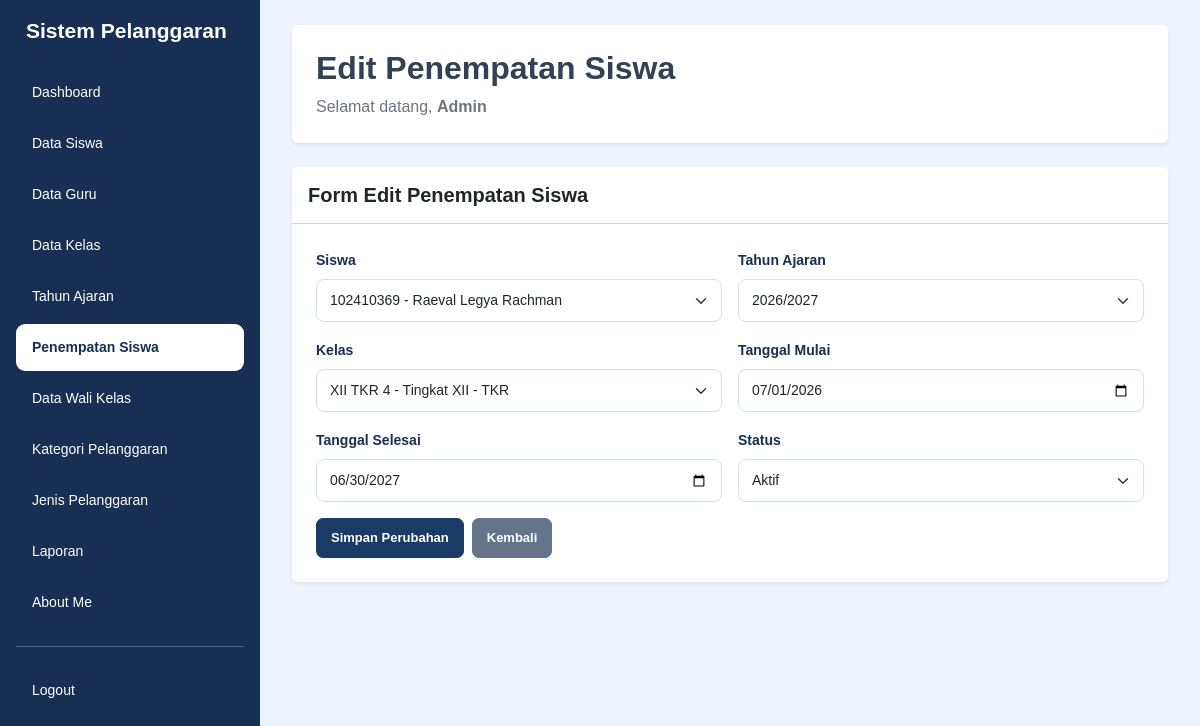
The app's page /edit_penempatan_siswa.php?id=139 (signed in) with its own data.
### tables this page shows
CREATE TABLE `t_kelas_siswa` (
  `id` int(11) NOT NULL,
  `siswa_id` int(11) NOT NULL,
  `tahun_ajaran_id` int(11) NOT NULL,
  `kelas_id` int(11) NOT NULL,
  `tanggal_mulai` date NOT NULL,
  `tanggal_selesai` date NOT NULL,
  `status_aktif` tinyint(1) NOT NULL,
  `created_at` timestamp NOT NULL DEFAULT current_timestamp(),
  `updated_at` timestamp NOT NULL DEFAULT current_timestamp()
);

CREATE TABLE `t_siswa` (
  `id` int(11) NOT NULL,
  `nis` varchar(30) NOT NULL,
  `nisn` varchar(20) NOT NULL,
  `nama` varchar(150) NOT NULL,
  `jenis_kelamin` char(1) NOT NULL,
  `tanggal_lahir` date NOT NULL,
  `alamat` text NOT NULL,
  `status_aktif` tinyint(1) NOT NULL,
  `created_at` timestamp NOT NULL DEFAULT current_timestamp(),
  `updated_at` timestamp NOT NULL DEFAULT current_timestamp()
);

CREATE TABLE `t_tahun_ajaran` (
  `id` int(11) NOT NULL,
  `nama` varchar(20) NOT NULL,
  `tanggal_mulai` date NOT NULL,
  `tanggal_selesai` date NOT NULL,
  `status_aktif` tinyint(1) NOT NULL,
  `created_at` timestamp NOT NULL DEFAULT current_timestamp(),
  `updated_at` timestamp NOT NULL DEFAULT current_timestamp()
);

CREATE TABLE `t_kelas` (
  `id` int(11) NOT NULL,
  `nama` varchar(100) NOT NULL,
  `tingkat` varchar(20) NOT NULL,
  `jurusan` varchar(100) NOT NULL,
  `status_aktif` tinyint(1) NOT NULL,
  `created_at` timestamp NOT NULL DEFAULT current_timestamp(),
  `updated_at` timestamp NOT NULL DEFAULT current_timestamp()
);

### edit_penempatan_siswa.php (the view, shortened to what this page needs)
<?php
include 'config/koneksi.php';
$name = $_SESSION['name'] ?? 'Admin';
$halaman = basename($_SERVER['PHP_SELF']);
$id = (int) $_GET['id'];
$stmt = mysqli_prepare($koneksi, "
    SELECT *
    FROM t_kelas_siswa
    WHERE id = ?
");
mysqli_stmt_bind_param($stmt, "i", $id);
mysqli_stmt_execute($stmt);
$data = mysqli_fetch_assoc(mysqli_stmt_get_result($stmt));
$siswa = mysqli_query($koneksi, "
    SELECT id, nis, nama
    FROM t_siswa
    WHERE status_aktif = 1
    ORDER BY nama ASC
");
$tahun = mysqli_query($koneksi, "
    SELECT id, nama
    FROM t_tahun_ajaran
    WHERE status_aktif = 1
    ORDER BY id DESC
");
$kelas = mysqli_query($koneksi, "
    SELECT id, nama, tingkat, jurusan
    FROM t_kelas
    WHERE status_aktif = 1
    ORDER BY nama ASC
");
?>
<!DOCTYPE html>
<html lang="id">
<head>
    <link href="https://cdn.jsdelivr.net/npm/bootstrap@5.3.8/dist/css/bootstrap.min.css"
          rel="stylesheet">
    <link rel="stylesheet" href="style/style.css">
</head>
<body class="bg-light">
<div class="container-fluid">
    <div class="row">
        <div class="sidebar col-md-3 col-lg-2 position-fixed top-0 start-0 vh-100 p-3 overflow-auto">
            <h4 class="text-white mb-4">Sistem Pelanggaran</h4>
            <ul class="nav nav-pills flex-column gap-1">
                <li class="nav-item">
                    <a href="dashboard.php" class="nav-link text-white">Dashboard</a>
                </li>
                <li class="nav-item">
                    <a href="data_siswa.php" class="nav-link text-white">Data Siswa</a>
                </li>
                <li class="nav-item">
                    <a href="data_guru.php" class="nav-link text-white">Data Guru</a>
                </li>
                <li class="nav-item">
                    <a href="data_kelas.php" class="nav-link text-white">Data Kelas</a>
                </li>
                <li class="nav-item">
                    <a href="data_tahun_ajaran.php" class="nav-link text-white">Tahun Ajaran</a>
                </li>
                <li class="nav-item">
                    <a href="data_penempatan_siswa.php" class="nav-link <?= $halaman == 'edit_penempatan_siswa.php' ? 'active' : 'text-white'; ?>">Penempatan Siswa</a>
                </li>
                <li class="nav-item">
                    <a href="data_wali_kelas.php" class="nav-link text-white">Data Wali Kelas</a>
                </li>
                <li class="nav-item">
                    <a href="data_kategori_pelanggaran.php" class="nav-link text-white">Kategori Pelanggaran</a>
                </li>
                <li class="nav-item">
                    <a href="data_jenis_pelanggaran.php" class="nav-link text-white">Jenis Pelanggaran</a>
                </li>
                <li class="nav-item">
                    <a href="laporan.php" class="nav-link text-white">Laporan</a>
                </li>
                <li class="nav-item">
                    <a href="about_me.php" class="nav-link text-white">About Me</a>
                </li>
                <hr class="border-white">
                <li class="nav-item">
                    <a href="logout.php" class="nav-link text-white">Logout</a>
                </li>
            </ul>
        </div>
        <main class="content-main">
            <div class="page-content">
                <div class="bg-white rounded shadow-sm p-4 mb-4">
                    <h2 class="fw-bold">Edit Penempatan Siswa</h2>
                    <p class="text-secondary mb-0">
                        Selamat datang,
                        <b><?= htmlspecialchars($name); ?></b>
                    </p>
                </div>
                <div class="card shadow-sm border-0">
                    <div class="card-header bg-white py-3">
                        <h5 class="mb-0 fw-bold">Form Edit Penempatan Siswa</h5>
                    </div>
                    <div class="card-body p-4">
                        <form action="proses_edit_penempatan.php" method="POST">
                            <div class="row g-3">
                                <div class="col-md-6">
                                    <label class="form-label">Siswa</label>
                                    <select name="siswa_id" class="form-select" required>
                                        <?php while ($s = mysqli_fetch_assoc($siswa)) { ?>
                                            <option value="<?= (int) $s['id']; ?>"
                                                <?= $data['siswa_id'] == $s['id'] ? 'selected' : ''; ?>>
                                                <?= htmlspecialchars($s['nis'] . ' - ' . $s['nama']); ?>
                                            </option>
                                        <?php } ?>
                                    </select>
                                </div>
                                <div class="col-md-6">
                                    <label class="form-label">Tahun Ajaran</label>
                                    <select name="tahun_ajaran_id" class="form-select" required>
                                        <?php while ($ta = mysqli_fetch_assoc($tahun)) { ?>
                                            <option value="<?= (int) $ta['id']; ?>"
                                                <?= $data['tahun_ajaran_id'] == $ta['id'] ? 'selected' : ''; ?>>
                                                <?= htmlspecialchars($ta['nama']); ?>
                                            </option>
                                        <?php } ?>
                                    </select>
                                </div>
                                <div class="col-md-6">
                                    <label class="form-label">Kelas</label>
                                    <select name="kelas_id" class="form-select" required>
                                        <?php while ($k = mysqli_fetch_assoc($kelas)) { ?>
                                            <option value="<?= (int) $k['id']; ?>"
                                                <?= $data['kelas_id'] == $k['id'] ? 'selected' : ''; ?>>
                                                <?= htmlspecialchars(
                                                    $k['nama'] . ' - Tingkat ' .
                                                    $k['tingkat'] . ' - ' .
                                                    $k['jurusan']
                                                ); ?>
                                            </option>
                                        <?php } ?>
                                    </select>
                                </div>
                                <div class="col-md-6">
                                    <label class="form-label">Tanggal Mulai</label>
                                    <input type="date"
                                           name="tanggal_mulai"
                                           class="form-control"
                                           value="<?= htmlspecialchars($data['tanggal_mulai']); ?>"
                                           required>
                                </div>
                                <div class="col-md-6">
                                    <label class="form-label">Tanggal Selesai</label>
                                    <input type="date"
                                           name="tanggal_selesai"
                                           class="form-control"
                                           value="<?= htmlspecialchars($data['tanggal_selesai']); ?>"
                                           required>
                                </div>
                                <div class="col-md-6">
                                    <label class="form-label">Status</label>
                                    <select name="status_aktif" class="form-select" required>
                                        <option value="1"
                                            <?= $data['status_aktif'] == 1 ? 'selected' : ''; ?>>
                                            Aktif
                                        </option>
                                    </select>
                                </div>
                            <div class="d-flex gap-2 mt-3">
                                <button type="submit" name="update" class="btn btn-primary">
                                    Simpan Perubahan
                                </button>
                                <a href="data_penempatan_siswa.php" class="btn btn-secondary">
                                    Kembali
                                </a>
                            </div>
                        </form>
                    </div>
                </div>
            </div>
        </main>
    </div>
</div>
</body>
</html>

### style/style.css (style rules this page uses)
* { box-sizing: border-box; }
html { width: 100%; min-height: 100%; overflow-x: hidden; }
body { width: 100%; min-height: 100vh; margin: 0; padding: 0; font-family: Arial, Helvetica, sans-serif; background-color: #edf4fd; color: #334155; }
a { text-decoration: none; }
.sidebar { position: fixed !important; top: 0; left: 0; width: 260px !important; max-width: 260px !important; height: 100vh; padding: 24px 15px; background-color: #172f52 !important; z-index: 1001; overflow-y: auto; overflow-x: hidden; flex: none !important; }
.sidebar h4 { color: #ffffff; font-size: 21px; font-weight: 700; margin: 0 0 38px; padding: 0 10px; line-height: 1.4; }
.sidebar .nav { display: flex; flex-direction: column; gap: 7px; }
.sidebar .nav-item { width: 100%; }
.sidebar .nav-link { display: block; width: 100%; padding: 13px 16px; border-radius: 9px; color: #e2eaf6; font-size: 14px; font-weight: 500; transition: all 0.2s ease; }
.sidebar .nav-link.active { background-color: #ffffff !important; color: #172f52 !important; font-weight: 700; }
.content-main { display: block !important; position: relative; width: calc(100% - 260px) !important; max-width: none !important; min-height: 100vh; margin-left: 260px !important; margin-right: 0 !important; padding: 25px 32px 35px !important; background-color: #edf4fd; overflow-x: hidden; }
.btn { display: inline-flex; justify-content: center; align-items: center; border-radius: 7px; padding: 9px 14px; font-size: 13px; font-weight: 600; white-space: nowrap; transition: all 0.2s ease; }
.btn-primary { background-color: #193b65; border-color: #193b65; color: #ffffff; }
.btn-secondary { background-color: #64748b; border-color: #64748b; color: #ffffff; }
.form-label { color: #172f52; font-size: 14px; font-weight: 600; }
.form-control, .form-select { padding: 10px 13px; border: 1px solid #d5e0ee; border-radius: 8px; font-size: 14px; }
@media (min-width: 768px) { .content-main { padding-top: 25px !important; } }

### records on screen
t_kelas_siswa: siswa_id "102410369 - Raeval Legya Rachman", tahun_ajaran_id "2026/2027", kelas_id "XII TKR 4 - Tingkat XII - TKR", tanggal_mulai "07/01/2026", tanggal_selesai "06/30/2027", status_aktif "Aktif"

### other values on screen
$name "Admin"
